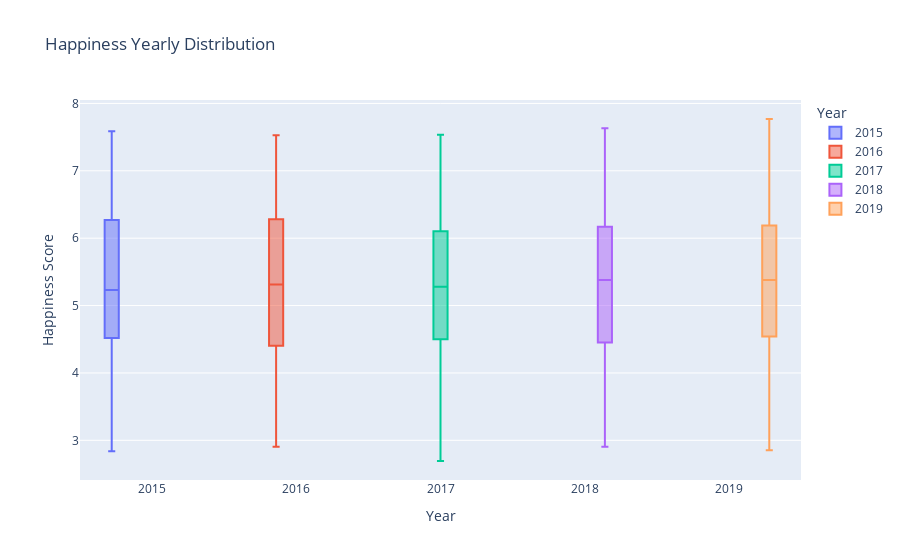

The notebook cell saved with this chart:
### Markdown cell above
### Question 1
What is the distribution of the happiness scores? (I'm just plotting some graphs, and I will choose whichever that is more informative later)

### Code cell
fig = px.box(happiness_data, x='year', y='happiness score', 
             color='year', title='Happiness Yearly Distribution')
fig.update_layout(
        xaxis=dict(title='Year'),
        yaxis=dict(title='Happiness Score'),
        legend_title_text='Year'
)
fig.show()

### Figure 1 — Plotly figure (JSON) as saved in the notebook; plotly's stock layout.template omitted (floating-point values rounded to 4 significant figures; data arrays with more than 128 entries replaced by an {"elided": "..."} marker saying what was removed)
{"data": [{"alignmentgroup": "True", "hovertemplate": "year=%{x}<br>happiness score=%{y}<extra></extra>", "legendgroup": "2015", "marker": {"color": "#636efa"}, "name": "2015", "notched": false, "offsetgroup": "2015", "orientation": "v", "showlegend": true, "type": "box", "x": {"elided": "158 int values"}, "x0": " ", "xaxis": "x", "y": {"elided": "158 float values"}, "y0": " ", "yaxis": "y"}, {"alignmentgroup": "True", "hovertemplate": "year=%{x}<br>happiness score=%{y}<extra></extra>", "legendgroup": "2016", "marker": {"color": "#EF553B"}, "name": "2016", "notched": false, "offsetgroup": "2016", "orientation": "v", "showlegend": true, "type": "box", "x": {"elided": "157 int values"}, "x0": " ", "xaxis": "x", "y": {"elided": "157 float values"}, "y0": " ", "yaxis": "y"}, {"alignmentgroup": "True", "hovertemplate": "year=%{x}<br>happiness score=%{y}<extra></extra>", "legendgroup": "2017", "marker": {"color": "#00cc96"}, "name": "2017", "notched": false, "offsetgroup": "2017", "orientation": "v", "showlegend": true, "type": "box", "x": {"elided": "155 int values"}, "x0": " ", "xaxis": "x", "y": {"elided": "155 float values"}, "y0": " ", "yaxis": "y"}, {"alignmentgroup": "True", "hovertemplate": "year=%{x}<br>happiness score=%{y}<extra></extra>", "legendgroup": "2018", "marker": {"color": "#ab63fa"}, "name": "2018", "notched": false, "offsetgroup": "2018", "orientation": "v", "showlegend": true, "type": "box", "x": {"elided": "156 int values"}, "x0": " ", "xaxis": "x", "y": {"elided": "156 float values"}, "y0": " ", "yaxis": "y"}, {"alignmentgroup": "True", "hovertemplate": "year=%{x}<br>happiness score=%{y}<extra></extra>", "legendgroup": "2019", "marker": {"color": "#FFA15A"}, "name": "2019", "notched": false, "offsetgroup": "2019", "orientation": "v", "showlegend": true, "type": "box", "x": {"elided": "156 int values"}, "x0": " ", "xaxis": "x", "y": {"elided": "156 float values"}, "y0": " ", "yaxis": "y"}], "layout": {"boxmode": "group", "legend": {"title": {"text": "Year"}, "tracegroupgap": 0}, "title": {"text": "Happiness Yearly Distribution"}, "xaxis": {"anchor": "y", "categoryarray": [2015, 2016, 2017, 2018, 2019], "categoryorder": "array", "domain": [0, 1], "title": {"text": "Year"}}, "yaxis": {"anchor": "x", "domain": [0, 1], "title": {"text": "Happiness Score"}}}}
